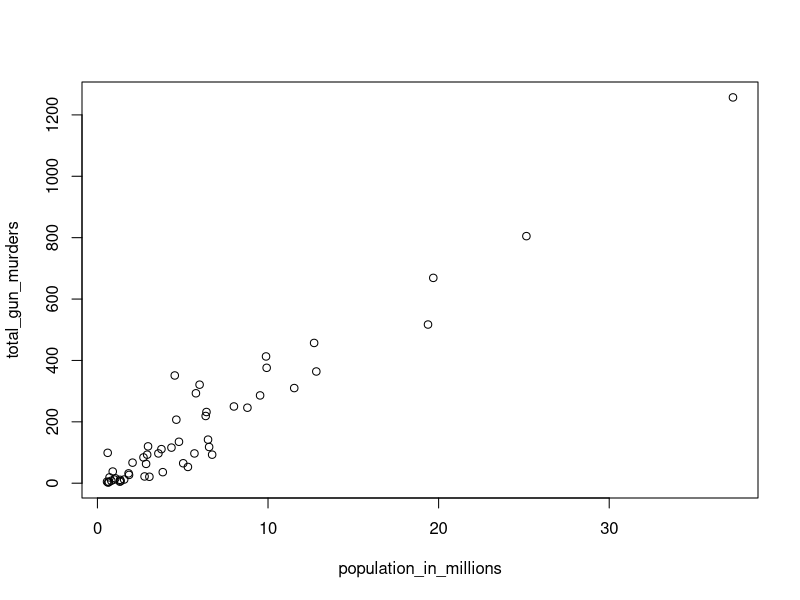
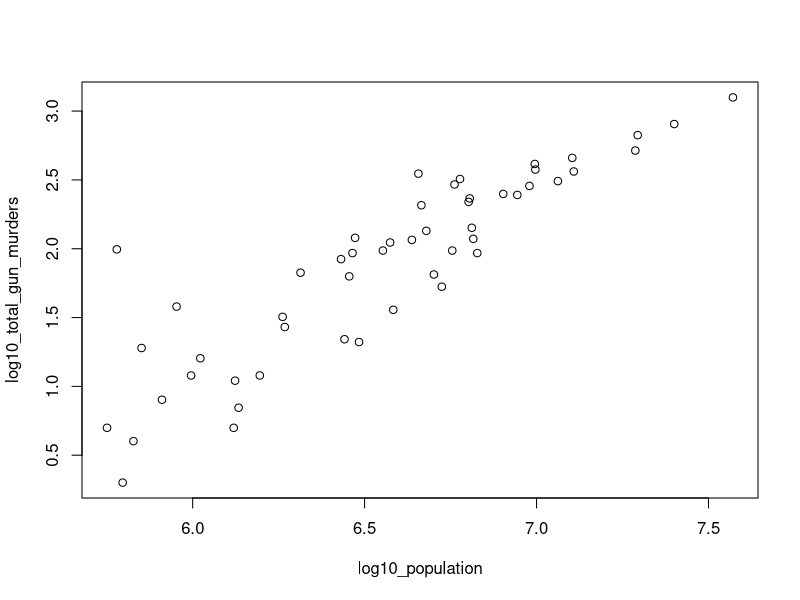

Here is the R script that generated these plots, in order:
# Load the datasets and define some variables
library(dslabs)
data(murders)

population_in_millions <- murders$population/10^6
total_gun_murders <- murders$total

plot(population_in_millions, total_gun_murders)

# Transform population using the log10 transformation and save to object log10_population
log10_population <- log10(murders$population)

# Transform total gun murders using log10 transformation and save to object log10_total_gun_murders
log10_total_gun_murders <- log10(total_gun_murders)

# Create a scatterplot with the log scale transformed population and murders 
plot(log10_population, log10_total_gun_murders)
